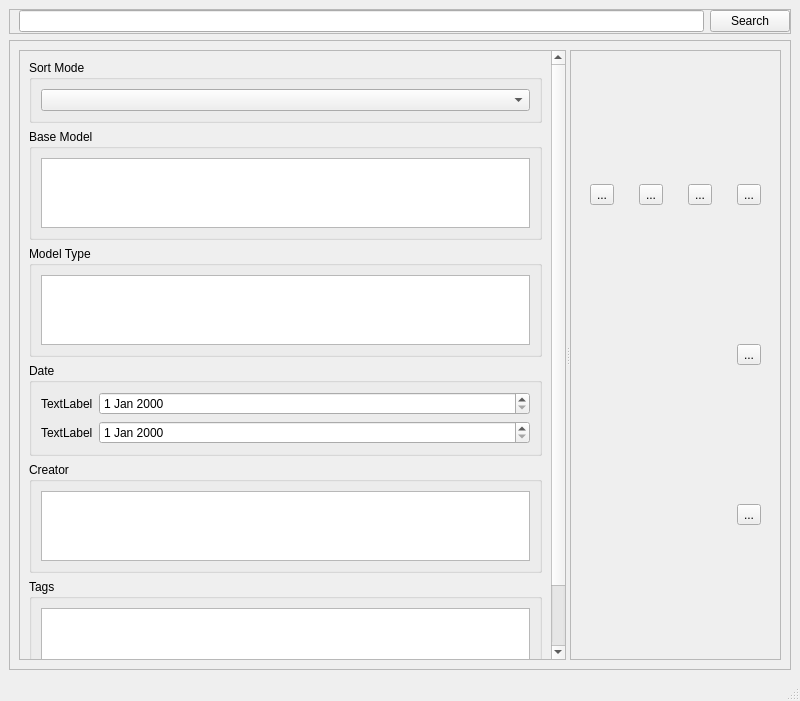
<?xml version="1.0" encoding="UTF-8"?>
<ui version="4.0">
 <class>MainWindow</class>
 <widget class="QMainWindow" name="MainWindow">
  <property name="geometry">
   <rect>
    <x>0</x>
    <y>0</y>
    <width>800</width>
    <height>701</height>
   </rect>
  </property>
  <property name="windowTitle">
   <string>MainWindow</string>
  </property>
  <widget class="QWidget" name="centralwidget">
   <layout class="QVBoxLayout" name="verticalLayout">
    <item>
     <widget class="QFrame" name="fsearch">
      <property name="maximumSize">
       <size>
        <width>16777215</width>
        <height>25</height>
       </size>
      </property>
      <property name="frameShape">
       <enum>QFrame::StyledPanel</enum>
      </property>
      <property name="frameShadow">
       <enum>QFrame::Raised</enum>
      </property>
      <layout class="QHBoxLayout" name="horizontalLayout">
       <property name="topMargin">
        <number>0</number>
       </property>
       <property name="rightMargin">
        <number>0</number>
       </property>
       <property name="bottomMargin">
        <number>0</number>
       </property>
       <item>
        <widget class="QLineEdit" name="lsearch"/>
       </item>
       <item>
        <widget class="QPushButton" name="pbsearch">
         <property name="text">
          <string>Search</string>
         </property>
        </widget>
       </item>
      </layout>
     </widget>
    </item>
    <item>
     <widget class="QFrame" name="frame_2">
      <property name="frameShape">
       <enum>QFrame::StyledPanel</enum>
      </property>
      <property name="frameShadow">
       <enum>QFrame::Raised</enum>
      </property>
      <layout class="QHBoxLayout" name="horizontalLayout_2">
       <item>
        <widget class="QSplitter" name="splitter">
         <property name="orientation">
          <enum>Qt::Horizontal</enum>
         </property>
         <widget class="QScrollArea" name="sasort">
          <property name="widgetResizable">
           <bool>true</bool>
          </property>
          <widget class="QWidget" name="scrollAreaWidgetContents_2">
           <property name="geometry">
            <rect>
             <x>0</x>
             <y>0</y>
             <width>667</width>
             <height>660</height>
            </rect>
           </property>
           <layout class="QVBoxLayout" name="verticalLayout_9">
            <item>
             <widget class="QGroupBox" name="gbsort">
              <property name="title">
               <string>Sort Mode</string>
              </property>
              <layout class="QVBoxLayout" name="verticalLayout_3">
               <item>
                <widget class="QComboBox" name="comboBox"/>
               </item>
              </layout>
             </widget>
            </item>
            <item>
             <widget class="QGroupBox" name="gbbase">
              <property name="title">
               <string>Base Model</string>
              </property>
              <layout class="QVBoxLayout" name="verticalLayout_8">
               <item>
                <widget class="QListView" name="lvbase">
                 <property name="selectionMode">
                  <enum>QAbstractItemView::MultiSelection</enum>
                 </property>
                </widget>
               </item>
              </layout>
             </widget>
            </item>
            <item>
             <widget class="QGroupBox" name="gbmodel">
              <property name="title">
               <string>Model Type</string>
              </property>
              <layout class="QVBoxLayout" name="verticalLayout_7">
               <item>
                <widget class="QListView" name="listView_2"/>
               </item>
              </layout>
             </widget>
            </item>
            <item>
             <widget class="QGroupBox" name="gbdate">
              <property name="title">
               <string>Date</string>
              </property>
              <layout class="QFormLayout" name="formLayout">
               <item row="0" column="0">
                <widget class="QLabel" name="ldate_start">
                 <property name="text">
                  <string>TextLabel</string>
                 </property>
                </widget>
               </item>
               <item row="0" column="1">
                <widget class="QDateEdit" name="destart"/>
               </item>
               <item row="1" column="0">
                <widget class="QLabel" name="ldate_end">
                 <property name="text">
                  <string>TextLabel</string>
                 </property>
                </widget>
               </item>
               <item row="1" column="1">
                <widget class="QDateEdit" name="deend"/>
               </item>
              </layout>
             </widget>
            </item>
            <item>
             <widget class="QGroupBox" name="gbcreator">
              <property name="title">
               <string>Creator</string>
              </property>
              <layout class="QVBoxLayout" name="verticalLayout_4">
               <item>
                <widget class="QListView" name="lvcreator"/>
               </item>
              </layout>
             </widget>
            </item>
            <item>
             <widget class="QGroupBox" name="gbtags">
              <property name="title">
               <string>Tags</string>
              </property>
              <layout class="QVBoxLayout" name="verticalLayout_2">
               <item>
                <widget class="QListView" name="listView_4"/>
               </item>
              </layout>
             </widget>
            </item>
            <item>
             <widget class="QFrame" name="frame_3">
              <property name="frameShape">
               <enum>QFrame::StyledPanel</enum>
              </property>
              <property name="frameShadow">
               <enum>QFrame::Raised</enum>
              </property>
              <layout class="QHBoxLayout" name="horizontalLayout_3">
               <property name="spacing">
                <number>0</number>
               </property>
               <property name="leftMargin">
                <number>0</number>
               </property>
               <property name="topMargin">
                <number>0</number>
               </property>
               <property name="rightMargin">
                <number>0</number>
               </property>
               <property name="bottomMargin">
                <number>0</number>
               </property>
               <item>
                <spacer name="horizontalSpacer">
                 <property name="orientation">
                  <enum>Qt::Horizontal</enum>
                 </property>
                 <property name="sizeHint" stdset="0">
                  <size>
                   <width>40</width>
                   <height>20</height>
                  </size>
                 </property>
                </spacer>
               </item>
               <item>
                <widget class="QPushButton" name="pbapply">
                 <property name="text">
                  <string>Apply</string>
                 </property>
                </widget>
               </item>
              </layout>
             </widget>
            </item>
           </layout>
          </widget>
         </widget>
         <widget class="QScrollArea" name="saview">
          <property name="widgetResizable">
           <bool>true</bool>
          </property>
          <widget class="QWidget" name="scrollAreaWidgetContents">
           <property name="geometry">
            <rect>
             <x>0</x>
             <y>0</y>
             <width>106</width>
             <height>570</height>
            </rect>
           </property>
           <layout class="QGridLayout" name="gridLayout">
            <property name="leftMargin">
             <number>0</number>
            </property>
            <property name="topMargin">
             <number>0</number>
            </property>
            <property name="rightMargin">
             <number>0</number>
            </property>
            <property name="bottomMargin">
             <number>0</number>
            </property>
            <item row="0" column="0">
             <widget class="QToolButton" name="toolButton_5">
              <property name="text">
               <string>...</string>
              </property>
             </widget>
            </item>
            <item row="0" column="1">
             <widget class="QToolButton" name="toolButton_6">
              <property name="text">
               <string>...</string>
              </property>
             </widget>
            </item>
            <item row="3" column="3">
             <widget class="QToolButton" name="toolButton_4">
              <property name="text">
               <string>...</string>
              </property>
             </widget>
            </item>
            <item row="0" column="3">
             <widget class="QToolButton" name="toolButton_2">
              <property name="text">
               <string>...</string>
              </property>
             </widget>
            </item>
            <item row="4" column="3">
             <widget class="QToolButton" name="toolButton_3">
              <property name="text">
               <string>...</string>
              </property>
             </widget>
            </item>
            <item row="0" column="2">
             <widget class="QToolButton" name="toolButton_7">
              <property name="text">
               <string>...</string>
              </property>
             </widget>
            </item>
           </layout>
          </widget>
         </widget>
        </widget>
       </item>
      </layout>
     </widget>
    </item>
   </layout>
  </widget>
  <widget class="QMenuBar" name="menubar">
   <property name="geometry">
    <rect>
     <x>0</x>
     <y>0</y>
     <width>800</width>
     <height>22</height>
    </rect>
   </property>
  </widget>
  <widget class="QStatusBar" name="statusbar"/>
 </widget>
 <resources>
  <include location="icons.qrc"/>
 </resources>
 <connections/>
</ui>
